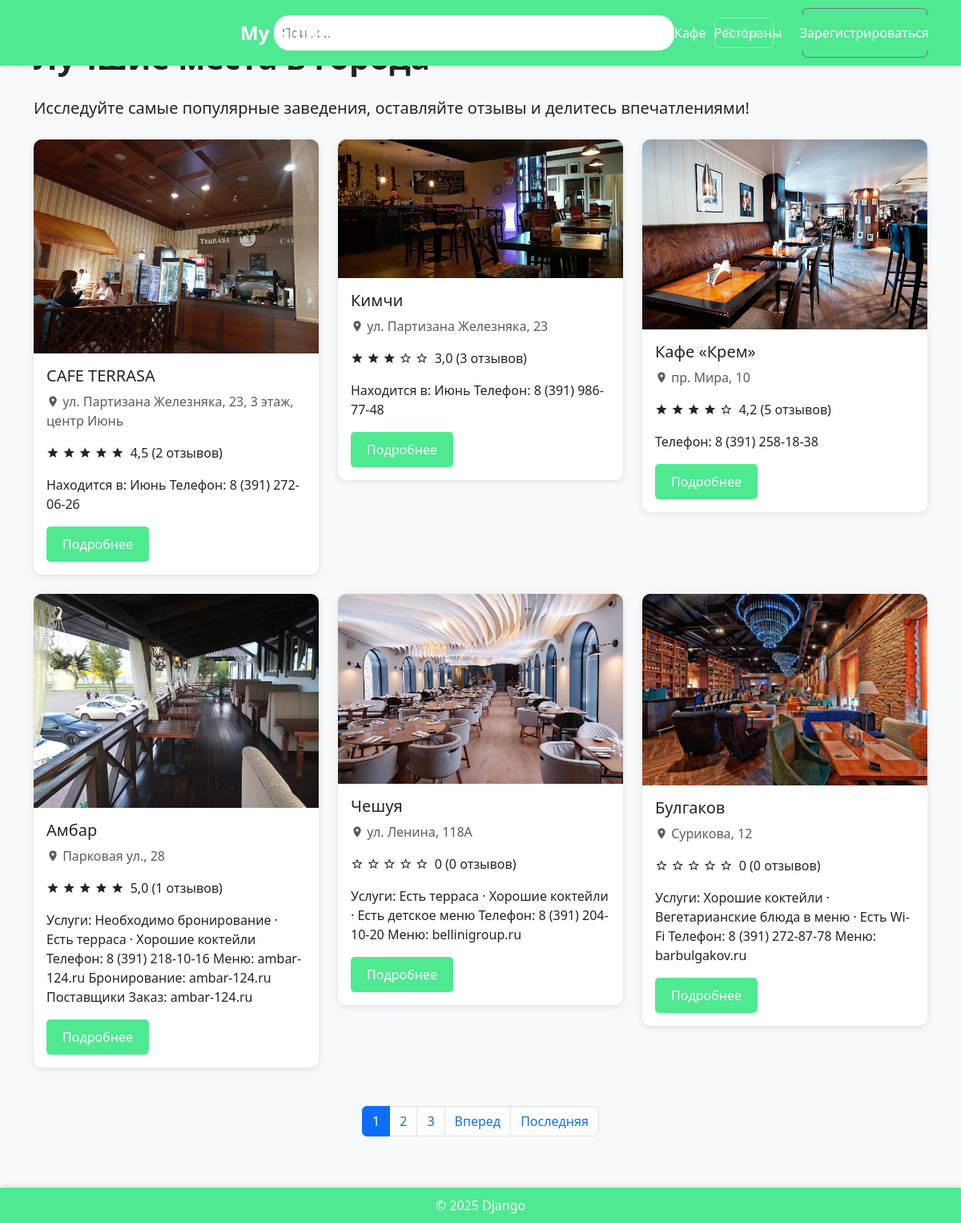
The page / on the database its author committed.
### places/models.py (models this page shows, shortened)
class Place(models.Model):
    CATEGORY_CHOICES = [
        ('cafe', 'Кафе'),
        ('restaurant', 'Ресторан'),
        ('other', 'Другое'),
    ]
    title = models.CharField(max_length=200)
    address = models.CharField(max_length=200)
    description = models.TextField()
    image = models.ImageField(upload_to='places/', blank=True, null=True)
    category = models.CharField(
        max_length=20,
        choices=CATEGORY_CHOICES,
        default='other'
    )  # Новое поле для категории
    created_at = models.DateTimeField(auto_now_add=True)
    def average_rating(self):
        return self.reviews.all().aggregate(Avg('rating'))['rating__avg'] or 0

### places/views.py (the view)
# urls.py: path('', places_views.places, name='home'),  # Перенаправление с корня на places
def places(request):
    all_places = Place.objects.all()
    paginator = Paginator(all_places, 6)  # 6 мест на страницу
    page_number = request.GET.get('page')
    page_obj = paginator.get_page(page_number)
    return render(request, 'places/places.html', {'page_obj': page_obj})

### places/templates/places/places.html (shortened to what this page needs)
<!DOCTYPE html>
<html lang="ru">
<head>
    <link href="https://cdn.jsdelivr.net/npm/bootstrap@5.3.0-alpha1/dist/css/bootstrap.min.css" rel="stylesheet">
    <link href="https://cdn.jsdelivr.net/npm/@mdi/font@6.9.96/css/materialdesignicons.min.css" rel="stylesheet">
</head>
<body>
    <header class="header">
        <div class="container d-flex justify-content-between align-items-center">
            <a href="{% url 'places' %}" class="text-white text-decoration-none logo">
                My Guide
            </a>
            <form method="get" action="{% url 'places' %}">
                <input type="text" name="q" placeholder="Поиск..." class="search-bar" value="{{ query|default_if_none:'' }}">
            </form>
            <div class="categories d-flex align-items-center">
                <a href="{% url 'places' %}?category=cafe" class="category-link {% if current_category == 'cafe' %}active{% endif %}">
                    Кафе
                </a>
                <a href="{% url 'places' %}?category=restaurant" class="category-link {% if current_category == 'restaurant' %}active{% endif %}">
                    Рестораны
                </a>
                <a href="{% url 'places' %}" class="btn btn-outline-secondary ms-3">Сбросить фильтр</a>
            </div>
            <div class="user-menu">
                {% if user.is_authenticated %}
                    <div class="user-icon" id="userIcon">
                        <i class="mdi mdi-account-circle mdi-24px"></i>
                    </div>
                    <div id="userDropdown" class="user-dropdown">
                        <a href="{% url 'profile' %}">Профиль</a>
                        <a href="{% url 'logout' %}">Выход</a>
                    </div>
                {% else %}
                    <div>
                        <a href="{% url 'login' %}" class="btn btn-outline-light">Войти</a>
                        <a href="{% url 'register' %}" class="btn btn-primary ms-2">Зарегистрироваться</a>
                    </div>
                {% endif %}
            </div>
        </div>
    </header>
    <main class="container py-5">
        {% block content %}
        <h1 class="mb-4 fw-bold">Лучшие места в города</h1>
        {% if query %}
        <p class="lead mb-4">Результаты поиска: "{{ query }}"</p>
        {% else %}
        <p class="lead mb-4">Исследуйте самые популярные заведения, оставляйте отзывы и делитесь впечатлениями!</p>
        {% endif %}
        <div class="row row-cols-1 row-cols-md-2 row-cols-lg-3 g-4">
            {% for place in page_obj %}
            <div class="col">
                <div class="card place-card">
                    <img src="{{ place.image.url }}" class="card-img-top" alt="{{ place.title }}">
                    <div class="card-body">
                        <h5 class="card-title">{{ place.title }}</h5>
                        <p class="card-text text-muted">
                            <i class="mdi mdi-map-marker"></i> {{ place.address }}
                        </p>
                        <div class="d-flex mb-3 align-items-center">
                            <div class="rating me-2">
                                {% for i in "12345" %}
                                    {% if i <= place.average_rating|floatformat:0 %}
                                        <i class="mdi mdi-star"></i>
                                    {% else %}
                                        <i class="mdi mdi-star-outline"></i>
                                    {% endif %}
                                {% endfor %}
                            </div>
                            <span>{{ place.average_rating }} ({{ place.reviews.count }} отзывов)</span>
                        </div>
                        <p class="card-text mb-3">{{ place.description }}</p>
                        <a href="{% url 'place_detail' place.id %}" class="btn btn-primary">Подробнее</a>
                    </div>
                </div>
            </div>
            {% empty %}
            <div class="col-12">
                <p>Места не найдены.</p>
            </div>
            {% endfor %}
        </div>
        <nav aria-label="Page navigation">
            <ul class="pagination justify-content-center">
                {% for i in page_obj.paginator.page_range %}
                    {% if page_obj.number == i %}
                        <li class="page-item active" aria-current="page">
                            <span class="page-link">{{ i }}</span>
                        </li>
                    {% elif i > page_obj.number|add:'-3' and i < page_obj.number|add:'3' %}
                        <li class="page-item">
                            <a class="page-link" href="?{% if request.GET.q %}q={{ request.GET.q }}&{% endif %}page={{ i }}">{{ i }}</a>
                        </li>
                    {% elif forloop.first %}
                        <li class="page-item">
                            <a class="page-link" href="?{% if request.GET.q %}q={{ request.GET.q }}&{% endif %}page=1">1</a>
                        </li>
                    {% elif forloop.last %}
                        <li class="page-item">
                            <a class="page-link" href="?{% if request.GET.q %}q={{ request.GET.q }}&{% endif %}page={{ page_obj.paginator.num_pages }}">{{ page_obj.paginator.num_pages }}</a>
                        </li>
                    {% endif %}
                {% endfor %}
                {% if page_obj.has_next %}
                    <li class="page-item">
                        <a class="page-link" href="?{% if request.GET.q %}q={{ request.GET.q }}&{% endif %}page={{ page_obj.next_page_number }}">Вперед</a>
                    </li>
                    <li class="page-item">
                        <a class="page-link" href="?{% if request.GET.q %}q={{ request.GET.q }}&{% endif %}page={{ page_obj.paginator.num_pages }}">Последняя</a>
                    </li>
                {% endif %}
            </ul>
        </nav>
        {% endblock %}
    </main>
    <footer class="footer">
        <div class="container">
            &copy; 2025 Django
        </div>
    </footer>
</body>
</html>

### places/templates/places/places.html (style rules this page uses)
:root { --primary-color: #4fe992; --secondary-color: #3a9461; --primary-gradient: linear-gradient(to right, var(--primary-color), var(--secondary-color)); }
body { font-family: 'Segoe UI', Tahoma, Geneva, Verdana, sans-serif; min-height: 100vh; display: flex; flex-direction: column; background-color: #f8f9fa; }
.header { background: #4fe992; color: white; padding: 10px 0; box-shadow: 0 2px 5px rgba(0, 0, 0, 0.1); width: 100%; position: fixed; top: 0; left: 0; z-index: 100; }
.logo { position: absolute; left: 300px; top: 50%; transform: translateY(-50%); font-weight: 700; font-size: 1.5rem; }
.search-bar { margin-left: 300px; width: 500px; border: none; outline: none; border-radius: 20px; padding: 10px; font-size: 16px; }
.categories { display: flex; gap: 10px; color: white; }
.category-link { color: white; text-decoration: none; transition: color 0.3s ease; }
.user-menu { position: absolute; top: 50%; transform: translateY(-50%); right: 20px; }
.footer { background: #4fe992; color: white; text-align: center; padding: 10px 0; box-shadow: 0 -2px 5px rgba(0, 0, 0, 0.1); }
.place-card { border: none; box-shadow: 0 2px 8px rgba(0, 0, 0, 0.1); transition: transform 0.3s ease; border-radius: 10px; overflow: hidden; }
.btn-primary { background-color: #4fe992; border: none; color: white; padding: 10px 20px; border-radius: 5px; transition: background-color 0.3s ease; }
.btn-outline-light { color: #94edbb; border-color: #94edbb; transition: background-color 0.3s ease; }

### rows shown on the page
Place: image (picture), title "CAFE TERRASA", address "ул. Партизана Железняка, 23, 3 этаж, центр Июнь", average_rating "4,5", reviews.count "2", description "Находится в: Июнь Телефон: 8 (391) 272-06-26"
Place: image (picture), title "Кимчи", address "ул. Партизана Железняка, 23", average_rating "3,0", reviews.count "3", description "Находится в: Июнь Телефон: 8 (391) 986-77-48"
Place: image (picture), title "Кафе «Крем»", address "пр. Мира, 10", average_rating "4,2", reviews.count "5", description "Телефон: 8 (391) 258-18-38"
Place: image (picture), title "Амбар", address "Парковая ул., 28", average_rating "5,0", reviews.count "1", description "Услуги: Необходимо бронирование · Есть терраса · Хорошие коктейли Телефон: 8 (391) 218-10-16 Меню: ambar-124.ru Бронирование: ambar-124.ru Поставщики Заказ: ambar-124.ru"
Place: image (picture), title "Чешуя", address "ул. Ленина, 118А", average_rating "0", reviews.count "0", description "Услуги: Есть терраса · Хорошие коктейли · Есть детское меню Телефон: 8 (391) 204-10-20 Меню: bellinigroup.ru"
Place: image (picture), title "Булгаков", address "Сурикова, 12", average_rating "0", reviews.count "0", description "Услуги: Хорошие коктейли · Вегетарианские блюда в меню · Есть Wi-Fi Телефон: 8 (391) 272-87-78 Меню: barbulgakov.ru"

### other values the page prints
{{ i }} "1"
{{ i }} "2" "3"
